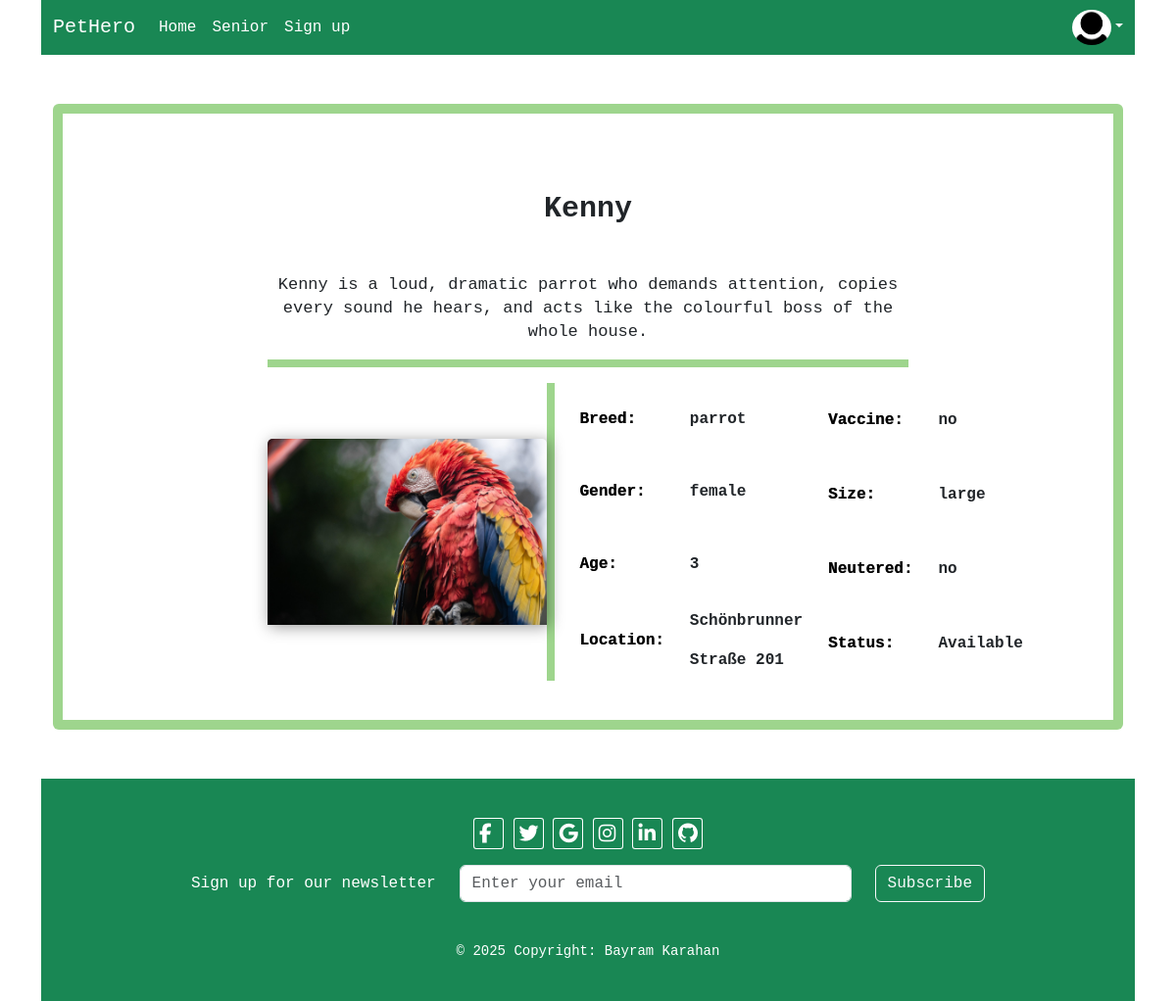
Screenshot of /php/crud/details.php?id=6 with the database file from the repository.
### tables this page shows
CREATE TABLE `pets` (
  `id` int(11) NOT NULL,
  `breed` varchar(50) NOT NULL,
  `gender` varchar(50) NOT NULL,
  `age` int(11) NOT NULL,
  `vaccine` varchar(5) NOT NULL,
  `size` varchar(50) NOT NULL,
  `name` varchar(50) NOT NULL,
  `neutered` varchar(5) NOT NULL,
  `picture` varchar(50) NOT NULL,
  `short_description` varchar(300) NOT NULL,
  `status` enum('Available','Adopted') NOT NULL DEFAULT 'Available',
  `location` varchar(255) NOT NULL DEFAULT 'Unknown'
);

### php/functions/get_profile.php (called while the page is built, shortened)
<?php
function getProfilePicture($conn) {
    $id = $_SESSION['admin'] ?? $_SESSION['user'] ?? null;
    if (!$id) return "avatar.png";
    $sql = "SELECT picture FROM users WHERE id = $id";
    $result = mysqli_query($conn, $sql);
    $row = mysqli_fetch_assoc($result);
    return !empty($row['picture']) ? $row['picture'] : "avatar.png";
}
function getProfileLink() {
    return BASE_URL . "php/register-login/login.php";
}

### php/crud/details.php (the view, shortened to what this page needs)
<?php
require_once '../functions/db_connect.php';
require_once "../functions/get_profile.php";
$id = $_GET['id'];
$sql = "SELECT * FROM pets WHERE id = $id";
$result = mysqli_query($conn, $sql);
$layout = "";
if(mysqli_num_rows($result) > 0){
    $row = mysqli_fetch_assoc($result);
    $layout = "
    <div class='container'>
        <div class='card card-border'>
            <div class='row'>
                <div class='col-md-8'>
                    <div class='card-body details-body'>
                        <h4 class='card-title mb-5'>{$row['name']}</h4>
                        <p>{$row['short_description']}</p>
                        <hr class='line'>
                        <div class='table-wrap'>
                            <img src='../{$row['picture']}' class='card-img-top card-img2 card-img320 center border-none' alt='{$row['name']}'>
                            <table class='border-table'>
                                <tr><th>Breed:</th><td>{$row['breed']}</td></tr>
                                <tr><th>Gender:</th><td>{$row['gender']}</td></tr>
                                <tr><th>Age:</th><td>{$row['age']}</td></tr>
                                <tr><th>Location:</th><td class='table-location'>{$row['location']}</td></tr>
                            </table>
                            <table>
                                <tr><th>Vaccine:</th><td>{$row['vaccine']}</td></tr>
                                <tr><th>Size:</th><td>{$row['size']}</td></tr>
                                <tr><th>Neutered:</th><td>{$row['neutered']}</td></tr>
                                <tr><th>Status:</th><td>{$row['status']}</td></tr>
                            </table>
                        </div>
                    </div>
                </div>
            </div>
        </div>
    </div>";
}else{
    $layout = "<h3>No data found</h3>";
}
?>
<!DOCTYPE html>
<html lang="en">
<head>
    <link href="https://cdn.jsdelivr.net/npm/bootstrap@5.3.8/dist/css/bootstrap.min.css" rel="stylesheet">
    <link rel="stylesheet" href="https://cdnjs.cloudflare.com/ajax/libs/font-awesome/7.0.1/css/all.min.css">
    <link rel="stylesheet" href="../../css/style.css">
</head>
<body>
    <div class="container">
        <nav class="navbar navbar-expand-lg bg-success">
            <div class="container-fluid">
                <a class="navbar-brand">PetHero</a>
                <div class="collapse navbar-collapse" id="navbarSupportedContent">
                    <ul class="navbar-nav me-auto mb-2 mb-lg-0">
                        <li class="nav-item"><a class="nav-link" href="../../index.php">Home</a></li>
                        <li class="nav-item"><a class="nav-link" href="create.php">Senior</a></li>
                        <li class="nav-item"><a class="nav-link" href="../register-login/register.php">Sign up</a></li>
                    </ul>
                    <div class="dropdown text-end d-flex align-items-center">
                        <a href="<?= getProfileLink() ?>" class="me-1">
                            <img src="<?= BASE_URL ?>img/<?= htmlspecialchars(getProfilePicture($conn)) ?>" style="width:40px" class="rounded-circle">
                        </a>
                        <button class="btn dropdown-toggle p-0 text-light" type="button" data-bs-toggle="dropdown" aria-expanded="false" style="border:none;background:transparent;"></button>
                    </div>
                </div>
            </div>
        </nav>
        <?= $layout; ?>
        <footer class="bg-success">
            <div class="social-icons">
                <a href="#"><i class="fab fa-facebook-f"></i></a>
                <a href="#"><i class="fab fa-twitter"></i></a>
                <a href="#"><i class="fab fa-google"></i></a>
                <a href="#"><i class="fab fa-instagram"></i></a>
                <a href="#"><i class="fab fa-linkedin-in"></i></a>
                <a href="#"><i class="fab fa-github"></i></a>
            </div>
            <div class="newsletter mb-4">
                <form class="d-flex flex-column flex-md-row justify-content-center align-items-center gap-2">
                    <label for="newsletter-email" class="form-label text-white mb-0">Sign up for our newsletter</label>
                    <input type="email" id="newsletter-email" class="form-control" placeholder="Enter your email">
                    <button type="submit" class="btn btn-outline-light">Subscribe</button>
                </form>
            </div>
            <div class="copyright">© 2025 Copyright: Bayram Karahan</div>
        </footer>
    </div>
</body>
</html>

### css/style.css (style rules this page uses)
body { font-family: 'Courier New', Courier, monospace; }
.navbar a { color: #fff; }
.row { justify-content: center; }
.card-title { text-align: center; margin: 6% 0 15% 0; font-weight: bold; font-size: 30px; }
.card p { font-size: 17px; }
.d-flex { align-items: end; }
.card { margin: 10% auto; }
.card-body { padding: 0; }
.card-img2 { margin: 0 auto; object-fit: scale-down; max-height: 190px; filter: drop-shadow(2px 2px 8px rgba(0, 0, 0, 0.4)); }
.card-border { border: rgba(81, 180, 49, 0.551) 10px solid; margin: 50px auto; }
th { text-shadow: 0.3px 0.3px rgba(0, 0, 0, 0.741); color: black; padding: 25px; }
td { font-weight: 550; line-height: 2.5rem; }
.details-body > p { line-height: 1.5rem; text-align: center; }
.line { color: rgba(81, 180, 49, 0.551); opacity: 1; border-top: 8px solid; }
.border-table { border-left: rgba(81, 180, 49, 0.551) 8px solid; }
.center { margin: auto auto; }
.table-wrap { display: flex; justify-content: space-between; }
.table-location { word-wrap: break-word; overflow-wrap: break-word; }
footer { padding: 40px 0; text-align: center; }
.social-icons > a > i { color: #fff; font-size: 20px; margin: auto auto; transition: 0.3s; border: #fff 1px solid; border-radius: 10%; padding: 5px 24px 5px 5px; }
form > input { min-width: 180px; max-width: 400px; margin: 1rem; }
.copyright { margin-top: 1rem; font-size: 14px; color: #ffffff; }
@media (min-width: 768px) { .card { padding: 40px; } }

### rows the page displays
pets: name "Kenny", short_description "Kenny is a loud, dramatic parrot who demands attention, copies every sound he hears, and acts like the colourful boss of the whole house.", picture (picture), breed "parrot", gender "female", age "3", location "Schönbrunner Straße 201", vaccine "no", size "large", neutered "no", status "Available"
